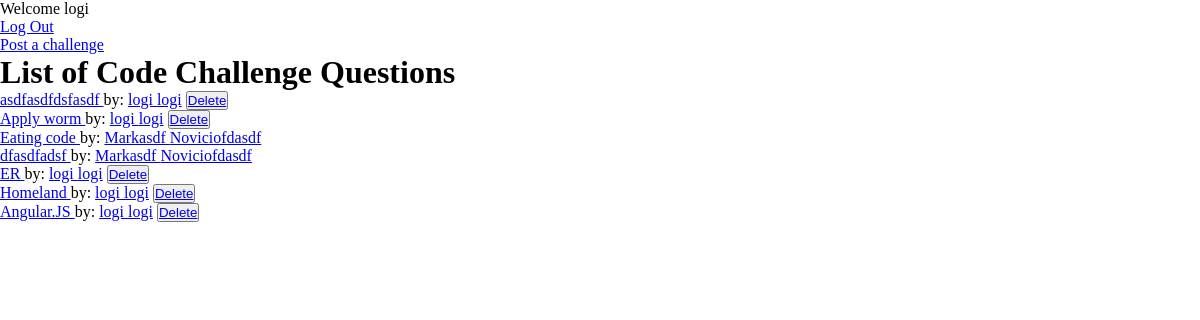
Page /post_challenge/challenges (signed in) on the earlier database version.
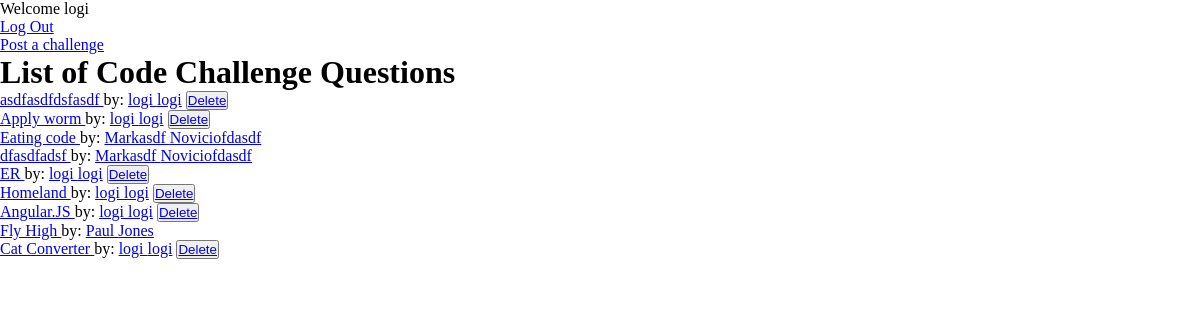
Same page on the later database version.
### j_schatz_app/models.py (models this page shows, shortened)
class CodeChallenge(models.Model):
    publisher = models.ForeignKey(User, related_name='codechallenges', on_delete=models.CASCADE)
    title = models.CharField(max_length = 50)
    challenge_question = models.TextField()
    created_at = models.DateTimeField(auto_now_add = True)
    updated_at = models.DateTimeField(auto_now = True)
    objects = CodeChallengeManager()

### login_app/models.py (models this page shows, shortened)
class User(models.Model):
    first_name = models.CharField(max_length=40)
    last_name = models.CharField(max_length=40)
    email = models.EmailField(max_length=100, unique = True)
    password = models.CharField(max_length=100)
    created_at = models.DateTimeField(auto_now_add = True)
    updated_at = models.DateTimeField(auto_now = True)
    objects = UserManager()

### j_schatz_app/views.py (the view)
# urls.py: path('post_challenge/challenges', views.challenge),
def challenge(request):
    context = {
        "challenges": CodeChallenge.objects.all(),
        "user": User.objects.get(id = request.session['user_id'])
    }
    return render(request, 'challenges.html', context)

### j_schatz_app/templates/challenges.html (shortened to what this page needs)
<!DOCTYPE html>
<html lang="en">
<head>
    {% load static %}
    <link
      rel="stylesheet"
      type="text/css"
      href="{% static '../static/main.css' %}"
    />
</head>
<body>
    <p>Welcome {{user.first_name}}</p>
    <a href="/user/logout">Log Out</a>
    <div><a href= '/success'>Post a challenge</a></div>
    <h1> List of Code Challenge Questions </h1>
    {% for challenge in challenges %}
    <ul>
        <li>
            <p><a href="/post_challenge/coding_challenges/{{challenge.id}}">{{challenge.title}} </a>
                by: <a href="/post_challenge/challenge_publisher/{{challenge.publisher.id}}">{{challenge.publisher.first_name}} {{challenge.publisher.last_name}}</a>
                {% if request.session.user_id == challenge.publisher.id %}
                <button><a href="/post_challenge/coding_challenges/{{challenge.id}}/delete">Delete</a></button>
                {% endif %}
            </p>
        </li>
    </ul>
    {% endfor %}
</body>

Differences in the rows shown:
added CodeChallenge: title "Fly High", publisher.first_name "Paul", publisher.last_name "Jones"
added CodeChallenge: title "Cat Converter", publisher.first_name "logi", publisher.last_name "logi"
